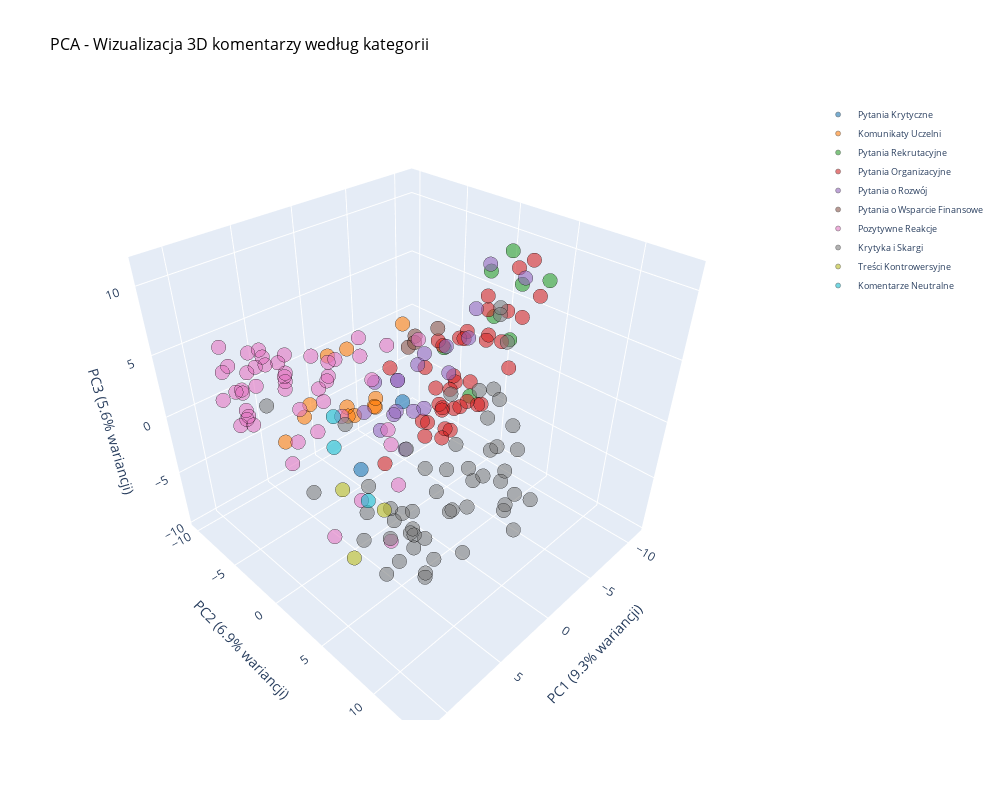

This figure's notebook cell:
### Markdown cell above
#### 3.2.1 Matematyczny opis metody
Proces polega na znalezieniu wartości własnych ($\lambda$) oraz wektorów własnych ($v$) macierzy kowariancji danych $C$:
$$Cv = \lambda v$$

Wartości własne reprezentują ilość wariancji wyjaśnianej przez daną składową. Wektory własne wyznaczają kierunki nowych osi w przestrzeni semantycznej.

### Code cell
# 3.3 Analiza Składowych Głównych (PCA) - Wizualizacja
# wizualizacja 3D wyników PCA (interaktywna)
import plotly.graph_objects as go

# kolorowanie według kategorii
kategorie_unique = df['kategoria'].unique()
colors = plt.cm.tab10(np.linspace(0, 1, len(kategorie_unique)))
kategoria_to_color = {kat: colors[i] for i, kat in enumerate(kategorie_unique)}

fig = go.Figure()

for kategoria in kategorie_unique:
    mask = df['kategoria'] == kategoria
    color_rgb = tuple(int(c * 255) for c in kategoria_to_color[kategoria][:3])
    color_str = f'rgb({color_rgb[0]}, {color_rgb[1]}, {color_rgb[2]})'
    
    fig.add_trace(go.Scatter3d(
        x=embeddingi_pca[mask, 0],
        y=embeddingi_pca[mask, 1],
        z=embeddingi_pca[mask, 2],
        mode='markers',
        name=kategoria,
        marker=dict(
            size=5,
            opacity=0.6,
            color=color_str,
            line=dict(width=0.5, color='black')
        )
    ))

fig.update_layout(
    title=dict(
        text='PCA - Wizualizacja 3D komentarzy według kategorii',
        font=dict(size=16, color='black')
    ),
    scene=dict(
        xaxis_title=f'PC1 ({pca.explained_variance_ratio_[0]*100:.1f}% wariancji)',
        yaxis_title=f'PC2 ({pca.explained_variance_ratio_[1]*100:.1f}% wariancji)',
        zaxis_title=f'PC3 ({pca.explained_variance_ratio_[2]*100:.1f}% wariancji)',
        bgcolor='white'
    ),
    width=1000,
    height=800,
    legend=dict(
        x=1.1,
        y=1,
        font=dict(size=9)
    )
)

fig.show()

### Figure 1 — Plotly figure (JSON) as saved in the notebook; plotly's stock layout.template omitted (floating-point values rounded to 4 significant figures)
{"data": [{"marker": {"color": "rgb(31, 119, 180)", "line": {"color": "black", "width": 0.5}, "opacity": 0.6, "size": 5}, "mode": "markers", "name": "Pytania Krytyczne", "type": "scatter3d", "x": [3.635, -3.661], "y": [-0.4916, -3.764], "z": [-3.64, -2.955]}, {"marker": {"color": "rgb(255, 127, 14)", "line": {"color": "black", "width": 0.5}, "opacity": 0.6, "size": 5}, "mode": "markers", "name": "Komunikaty Uczelni", "type": "scatter3d", "x": [2.775, 3.393, -1.912, -0.6916, -0.01697, 3.288, -1.416, 0.9305, 2.452, -3.213, 6.211, 4.145], "y": [0.3931, -7.11, -5.031, -3.761, -6.195, -6.41, -7.527, -6.933, -3.056, -3.189, -5.71, -0.2418], "z": [2.491, -2.545, -3.229, -1.922, -2.855, -1.117, 1.212, 1.848, -0.871, 4.37, -2.617, 1.465]}, {"marker": {"color": "rgb(44, 160, 44)", "line": {"color": "black", "width": 0.5}, "opacity": 0.6, "size": 5}, "mode": "markers", "name": "Pytania Rekrutacyjne", "type": "scatter3d", "x": [-6.159, -5.634, -9.483, -9.676, -7.46, -11.16, -8.506, -9.522], "y": [3.974, 5.309, 4.764, 1.658, -0.1023, -1.163, -3.923, -0.389], "z": [11.27, 9.576, 8.349, 2.405, -2.477, 2.737, -0.1313, 7.359]}, {"marker": {"color": "rgb(214, 39, 40)", "line": {"color": "black", "width": 0.5}, "opacity": 0.6, "size": 5}, "mode": "markers", "name": "Pytania Organizacyjne", "type": "scatter3d", "x": [-5.689, -1.915, -1.921, -8.693, -6.713, -6.642, -8.244, -5.11, -0.8071, 0.3607, -4.312, -5.108, -8.714, -9.581, -2.299, -5.698, -4.614, -2.637, -4.64, -5.035, -3.089, -2.614, -7.927, -5.168, -9.081, -0.1973, -6.366, -6.616, -10.41, -6.936, -3.483, -3.831, -5.802, -7.071, -5.606, -8.628, -8.548, -8.982], "y": [-7.327, 0.6661, 5.664, -1.17, -2.403, -4.215, 4.196, 0.9621, -2.876, 5.223, 1.085, -2.985, -4.775, -0.5149, 5.495, -1.404, 6.278, 1.453, -2.23, -0.4266, 6.246, 3.479, 2.244, 0.00203, 2.419, 4.577, -2.752, 6.095, -3.491, 1.156, 0.6733, 1.772, -1.831, -0.0192, 4.812, 0.1792, -3.168, -0.1596], "z": [-2.291, -1.779, 9.27, -2.199, 1.45, -1.292, 10.05, -1.797, -7.059, 4.907, -1.509, -5.179, 0.08817, 1.519, 7.306, -3.593, 7.965, -3.149, -6.06, -4.558, 8.961, 6.639, 3.199, -4.54, 8.666, 4.812, -2.448, 8.663, 0.113, -2.421, -1.224, 4.959, -3.293, -2.757, 3.117, 5.886, -3.813, -4.03]}, {"marker": {"color": "rgb(148, 103, 189)", "line": {"color": "black", "width": 0.5}, "opacity": 0.6, "size": 5}, "mode": "markers", "name": "Pytania o Rozwój", "type": "scatter3d", "x": [-9.158, -4.906, -9.336, -4.982, -4.525, -2.744, -1.232, -3.867, -5.888, -9.0, -6.287, -9.579, -4.906, -1.098, -3.574, -7.411, -3.202, -2.295], "y": [-4.28, -5.607, -6.929, -3.877, 2.54, 1.858, -1.923, -7.224, -4.3, 3.07, -3.963, -2.301, -5.607, -5.451, -3.412, 1.211, -4.302, -4.964], "z": [-0.4152, -2.364, -2.301, -4.578, 7.234, 2.679, -1.74, -2.815, -0.7222, 8.138, -4.973, 1.001, -2.364, -3.541, -7.45, 9.087, -4.234, -5.662]}, {"marker": {"color": "rgb(140, 86, 75)", "line": {"color": "black", "width": 0.5}, "opacity": 0.6, "size": 5}, "mode": "markers", "name": "Pytania o Wsparcie Finansowe", "type": "scatter3d", "x": [-8.22, -10.24, -7.769, -6.475], "y": [-6.938, -6.27, -6.544, -5.964], "z": [-0.146, 0.05708, -0.42, -0.08034]}, {"marker": {"color": "rgb(227, 119, 194)", "line": {"color": "black", "width": 0.5}, "opacity": 0.6, "size": 5}, "mode": "markers", "name": "Pozytywne Reakcje", "type": "scatter3d", "x": [2.021, 9.064, 7.985, 8.017, 5.35, 4.077, 6.087, 7.914, 9.058, 11.42, 9.429, 7.404, 8.194, 5.404, -0.1991, 1.32, 9.309, -1.468, -0.1598, 1.896, 0.3501, 0.03709, 0.1935, -1.404, -0.1003, -1.366, 5.02, 1.869, 6.586, 5.9, 1.42, 2.719, 9.642, -1.21, 10.0, 10.51, 11.33, 8.545, 10.19, 9.393, 9.661, 11.53, 5.812, 10.57, 9.55, 5.614, 11.21, 10.57], "y": [0.69, 0.7105, -1.473, -2.643, -6.008, -4.622, -7.494, -4.297, 3.074, -1.444, -3.634, 0.0143, -4.375, -6.087, -0.7131, -5.219, 6.258, -10.19, 1.45, -6.574, -9.171, -1.194, -7.01, -4.727, -4.437, -2.915, 4.0, -5.675, -8.003, -5.431, -6.595, -9.844, -4.607, -5.827, -3.08, -4.334, 2.743, -5.761, -6.281, -4.949, -6.644, -0.9826, -9.055, -5.036, -5.697, -5.746, -2.586, -3.023], "z": [-0.3444, 4.89, 0.6638, 6.217, 2.755, -2.242, 3.728, 5.293, -3.933, 4.258, 7.099, 7.571, 6.482, 2.449, -7.564, -2.574, 1.37, -2.487, 6.202, -1.593, -2.393, -3.767, 1.198, -0.2944, 2.464, 3.479, -6.561, 2.272, 1.315, 1.958, 0.03827, 1.467, 3.803, 2.966, 6.185, 6.318, 3.237, 0.1044, 2.692, 2.149, 6.342, 4.781, 2.092, 5.585, 0.6026, 2.298, 5.583, 5.225]}, {"marker": {"color": "rgb(127, 127, 127)", "line": {"color": "black", "width": 0.5}, "opacity": 0.6, "size": 5}, "mode": "markers", "name": "Krytyka i Skargi", "type": "scatter3d", "x": [7.218, 3.424, 2.626, 7.351, 7.071, 7.172, 10.31, 1.411, 5.17, -1.1, 1.98, -2.426, 1.569, -5.67, 7.575, 1.457, 4.701, 3.733, 5.776, -2.082, -0.9392, -3.536, -3.329, 3.096, 5.539, -7.003, -1.022, 4.016, 4.104, -2.282, 2.751, 5.641, 5.678, 6.112, -2.996, -0.1714, 4.02, -4.784, -5.867, 0.5629, -1.645, 3.292, 4.135, -4.734, 1.684, 5.719, -2.997, -0.5478, 2.638, -0.01992, -1.124, -4.159], "y": [4.217, 2.169, -3.224, -5.723, 3.577, 5.84, 3.072, 7.398, 13.29, 9.507, 2.432, 7.581, 2.586, 3.695, 7.117, 6.324, 6.961, 8.423, 7.002, 6.913, 3.729, 4.906, 4.079, 6.355, 5.341, 3.458, 5.561, 6.21, 5.182, 8.01, 5.022, 2.623, 5.85, 8.362, 1.706, 11.39, 4.869, 6.796, 1.475, -0.8513, 7.881, 10.64, 7.221, 3.893, 6.289, 6.909, 6.319, 6.444, 12.3, 9.604, 7.219, 4.763], "z": [-2.314, -8.726, -1.614, 1.121, -5.32, -6.755, 0.618, -7.821, 2.49, -2.66, -1.08, -2.588, -6.982, 7.311, -0.8153, -4.465, -8.093, 3.581, -3.342, 3.209, 2.655, -0.03197, -6.123, -1.782, -7.148, 4.033, -6.315, 0.6242, -5.213, 1.58, -7.182, -2.056, -2.311, -5.512, -6.267, -1.348, -5.87, -2.475, -7.941, -9.624, -2.853, 4.147, -6.582, -6.62, -4.509, -4.597, -1.486, 4.423, -1.4, -2.827, 9.829, 2.029]}, {"marker": {"color": "rgb(188, 189, 34)", "line": {"color": "black", "width": 0.5}, "opacity": 0.6, "size": 5}, "mode": "markers", "name": "Treści Kontrowersyjne", "type": "scatter3d", "x": [6.709, 7.533, 2.492], "y": [1.96, 2.276, 0.5634], "z": [-8.465, -1.396, -7.589]}, {"marker": {"color": "rgb(23, 190, 207)", "line": {"color": "black", "width": 0.5}, "opacity": 0.6, "size": 5}, "mode": "markers", "name": "Komentarze Neutralne", "type": "scatter3d", "x": [6.075, 6.674, 1.869], "y": [3.032, 0.586, -5.553], "z": [-2.786, 0.639, -2.486]}], "layout": {"height": 800, "legend": {"font": {"size": 9}, "x": 1.1, "y": 1}, "scene": {"bgcolor": "white", "xaxis": {"title": {"text": "PC1 (9.3% wariancji)"}}, "yaxis": {"title": {"text": "PC2 (6.9% wariancji)"}}, "zaxis": {"title": {"text": "PC3 (5.6% wariancji)"}}}, "title": {"font": {"color": "black", "size": 16}, "text": "PCA - Wizualizacja 3D komentarzy według kategorii"}, "width": 1000}}
